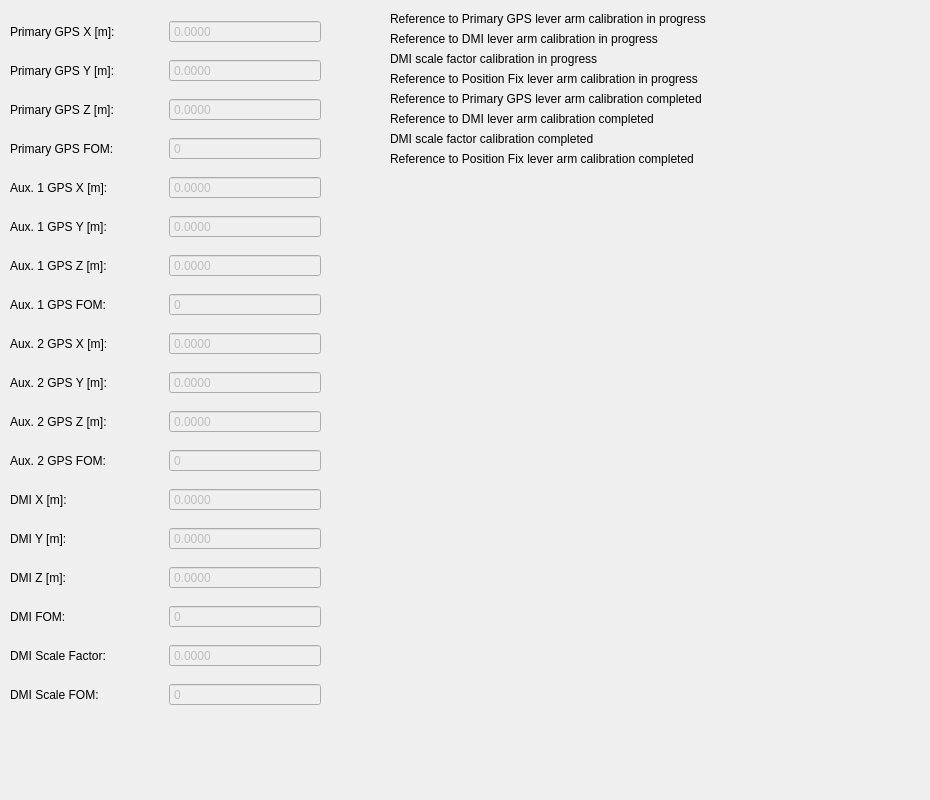
<?xml version="1.0" encoding="UTF-8"?>
<ui version="4.0">
 <class>CalibratedInstallationParamsTab</class>
 <widget class="QWidget" name="CalibratedInstallationParamsTab">
  <property name="geometry">
   <rect>
    <x>0</x>
    <y>0</y>
    <width>930</width>
    <height>800</height>
   </rect>
  </property>
  <property name="windowTitle">
   <string>Form</string>
  </property>
  <widget class="QWidget" name="gridLayoutWidget_2">
   <property name="geometry">
    <rect>
     <x>10</x>
     <y>10</y>
     <width>311</width>
     <height>711</height>
    </rect>
   </property>
   <layout class="QGridLayout" name="calibrationLayout">
    <item row="0" column="0">
     <widget class="QLabel" name="label">
      <property name="text">
       <string>Primary GPS X [m]:</string>
      </property>
     </widget>
    </item>
    <item row="0" column="1">
     <widget class="QDoubleSpinBox" name="primGPSXSpinBox">
      <property name="enabled">
       <bool>false</bool>
      </property>
      <property name="readOnly">
       <bool>true</bool>
      </property>
      <property name="buttonSymbols">
       <enum>QAbstractSpinBox::NoButtons</enum>
      </property>
      <property name="decimals">
       <number>4</number>
      </property>
      <property name="minimum">
       <double>-1000000.000000000000000</double>
      </property>
      <property name="maximum">
       <double>1000000.000000000000000</double>
      </property>
     </widget>
    </item>
    <item row="1" column="0">
     <widget class="QLabel" name="label_2">
      <property name="text">
       <string>Primary GPS Y [m]:</string>
      </property>
     </widget>
    </item>
    <item row="1" column="1">
     <widget class="QDoubleSpinBox" name="primGPSYSpinBox">
      <property name="enabled">
       <bool>false</bool>
      </property>
      <property name="readOnly">
       <bool>true</bool>
      </property>
      <property name="buttonSymbols">
       <enum>QAbstractSpinBox::NoButtons</enum>
      </property>
      <property name="decimals">
       <number>4</number>
      </property>
      <property name="minimum">
       <double>-1000000.000000000000000</double>
      </property>
      <property name="maximum">
       <double>1000000.000000000000000</double>
      </property>
     </widget>
    </item>
    <item row="2" column="0">
     <widget class="QLabel" name="label_3">
      <property name="text">
       <string>Primary GPS Z [m]:</string>
      </property>
     </widget>
    </item>
    <item row="2" column="1">
     <widget class="QDoubleSpinBox" name="primGPSZSpinBox">
      <property name="enabled">
       <bool>false</bool>
      </property>
      <property name="readOnly">
       <bool>true</bool>
      </property>
      <property name="buttonSymbols">
       <enum>QAbstractSpinBox::NoButtons</enum>
      </property>
      <property name="decimals">
       <number>4</number>
      </property>
      <property name="minimum">
       <double>-1000000.000000000000000</double>
      </property>
      <property name="maximum">
       <double>1000000.000000000000000</double>
      </property>
     </widget>
    </item>
    <item row="3" column="0">
     <widget class="QLabel" name="label_4">
      <property name="text">
       <string>Primary GPS FOM:</string>
      </property>
     </widget>
    </item>
    <item row="3" column="1">
     <widget class="QSpinBox" name="primGPSFOMSpinBox">
      <property name="enabled">
       <bool>false</bool>
      </property>
      <property name="readOnly">
       <bool>true</bool>
      </property>
      <property name="buttonSymbols">
       <enum>QAbstractSpinBox::NoButtons</enum>
      </property>
      <property name="minimum">
       <number>-1000000</number>
      </property>
      <property name="maximum">
       <number>1000000</number>
      </property>
     </widget>
    </item>
    <item row="4" column="0">
     <widget class="QLabel" name="label_5">
      <property name="text">
       <string>Aux. 1 GPS X [m]:</string>
      </property>
     </widget>
    </item>
    <item row="5" column="0">
     <widget class="QLabel" name="label_6">
      <property name="text">
       <string>Aux. 1 GPS Y [m]:</string>
      </property>
     </widget>
    </item>
    <item row="6" column="0">
     <widget class="QLabel" name="label_7">
      <property name="text">
       <string>Aux. 1 GPS Z [m]:</string>
      </property>
     </widget>
    </item>
    <item row="7" column="0">
     <widget class="QLabel" name="label_8">
      <property name="text">
       <string>Aux. 1 GPS FOM:</string>
      </property>
     </widget>
    </item>
    <item row="7" column="1">
     <widget class="QSpinBox" name="aux1GPSFOMSpinBox">
      <property name="enabled">
       <bool>false</bool>
      </property>
      <property name="readOnly">
       <bool>true</bool>
      </property>
      <property name="buttonSymbols">
       <enum>QAbstractSpinBox::NoButtons</enum>
      </property>
      <property name="minimum">
       <number>-1000000</number>
      </property>
      <property name="maximum">
       <number>1000000</number>
      </property>
     </widget>
    </item>
    <item row="6" column="1">
     <widget class="QDoubleSpinBox" name="aux1GPSZSpinBox">
      <property name="enabled">
       <bool>false</bool>
      </property>
      <property name="readOnly">
       <bool>true</bool>
      </property>
      <property name="buttonSymbols">
       <enum>QAbstractSpinBox::NoButtons</enum>
      </property>
      <property name="decimals">
       <number>4</number>
      </property>
      <property name="minimum">
       <double>-1000000.000000000000000</double>
      </property>
      <property name="maximum">
       <double>1000000.000000000000000</double>
      </property>
     </widget>
    </item>
    <item row="5" column="1">
     <widget class="QDoubleSpinBox" name="aux1GPSYSpinBox">
      <property name="enabled">
       <bool>false</bool>
      </property>
      <property name="readOnly">
       <bool>true</bool>
      </property>
      <property name="buttonSymbols">
       <enum>QAbstractSpinBox::NoButtons</enum>
      </property>
      <property name="decimals">
       <number>4</number>
      </property>
      <property name="minimum">
       <double>-1000000.000000000000000</double>
      </property>
      <property name="maximum">
       <double>1000000.000000000000000</double>
      </property>
     </widget>
    </item>
    <item row="4" column="1">
     <widget class="QDoubleSpinBox" name="aux1GPSXSpinBox">
      <property name="enabled">
       <bool>false</bool>
      </property>
      <property name="readOnly">
       <bool>true</bool>
      </property>
      <property name="buttonSymbols">
       <enum>QAbstractSpinBox::NoButtons</enum>
      </property>
      <property name="decimals">
       <number>4</number>
      </property>
      <property name="minimum">
       <double>-1000000.000000000000000</double>
      </property>
      <property name="maximum">
       <double>1000000.000000000000000</double>
      </property>
     </widget>
    </item>
    <item row="8" column="0">
     <widget class="QLabel" name="label_9">
      <property name="text">
       <string>Aux. 2 GPS X [m]:</string>
      </property>
     </widget>
    </item>
    <item row="9" column="0">
     <widget class="QLabel" name="label_10">
      <property name="text">
       <string>Aux. 2 GPS Y [m]:</string>
      </property>
     </widget>
    </item>
    <item row="10" column="0">
     <widget class="QLabel" name="label_11">
      <property name="text">
       <string>Aux. 2 GPS Z [m]:</string>
      </property>
     </widget>
    </item>
    <item row="11" column="0">
     <widget class="QLabel" name="label_12">
      <property name="text">
       <string>Aux. 2 GPS FOM:</string>
      </property>
     </widget>
    </item>
    <item row="11" column="1">
     <widget class="QSpinBox" name="aux2GPSFOMSpinBox">
      <property name="enabled">
       <bool>false</bool>
      </property>
      <property name="readOnly">
       <bool>true</bool>
      </property>
      <property name="buttonSymbols">
       <enum>QAbstractSpinBox::NoButtons</enum>
      </property>
      <property name="minimum">
       <number>-1000000</number>
      </property>
      <property name="maximum">
       <number>1000000</number>
      </property>
     </widget>
    </item>
    <item row="10" column="1">
     <widget class="QDoubleSpinBox" name="aux2GPSZSpinBox">
      <property name="enabled">
       <bool>false</bool>
      </property>
      <property name="readOnly">
       <bool>true</bool>
      </property>
      <property name="buttonSymbols">
       <enum>QAbstractSpinBox::NoButtons</enum>
      </property>
      <property name="decimals">
       <number>4</number>
      </property>
      <property name="minimum">
       <double>-1000000.000000000000000</double>
      </property>
      <property name="maximum">
       <double>1000000.000000000000000</double>
      </property>
     </widget>
    </item>
    <item row="9" column="1">
     <widget class="QDoubleSpinBox" name="aux2GPSYSpinBox">
      <property name="enabled">
       <bool>false</bool>
      </property>
      <property name="readOnly">
       <bool>true</bool>
      </property>
      <property name="buttonSymbols">
       <enum>QAbstractSpinBox::NoButtons</enum>
      </property>
      <property name="decimals">
       <number>4</number>
      </property>
      <property name="minimum">
       <double>-1000000.000000000000000</double>
      </property>
      <property name="maximum">
       <double>1000000.000000000000000</double>
      </property>
     </widget>
    </item>
    <item row="8" column="1">
     <widget class="QDoubleSpinBox" name="aux2GPSXSpinBox">
      <property name="enabled">
       <bool>false</bool>
      </property>
      <property name="readOnly">
       <bool>true</bool>
      </property>
      <property name="buttonSymbols">
       <enum>QAbstractSpinBox::NoButtons</enum>
      </property>
      <property name="decimals">
       <number>4</number>
      </property>
      <property name="minimum">
       <double>-1000000.000000000000000</double>
      </property>
      <property name="maximum">
       <double>1000000.000000000000000</double>
      </property>
     </widget>
    </item>
    <item row="12" column="0">
     <widget class="QLabel" name="label_13">
      <property name="text">
       <string>DMI X [m]:</string>
      </property>
     </widget>
    </item>
    <item row="13" column="0">
     <widget class="QLabel" name="label_14">
      <property name="text">
       <string>DMI Y [m]:</string>
      </property>
     </widget>
    </item>
    <item row="15" column="0">
     <widget class="QLabel" name="label_16">
      <property name="text">
       <string>DMI FOM:</string>
      </property>
     </widget>
    </item>
    <item row="15" column="1">
     <widget class="QSpinBox" name="dmiFOMSpinBox">
      <property name="enabled">
       <bool>false</bool>
      </property>
      <property name="readOnly">
       <bool>true</bool>
      </property>
      <property name="buttonSymbols">
       <enum>QAbstractSpinBox::NoButtons</enum>
      </property>
      <property name="minimum">
       <number>-1000000</number>
      </property>
      <property name="maximum">
       <number>1000000</number>
      </property>
     </widget>
    </item>
    <item row="14" column="1">
     <widget class="QDoubleSpinBox" name="dmiZSpinBox">
      <property name="enabled">
       <bool>false</bool>
      </property>
      <property name="readOnly">
       <bool>true</bool>
      </property>
      <property name="buttonSymbols">
       <enum>QAbstractSpinBox::NoButtons</enum>
      </property>
      <property name="decimals">
       <number>4</number>
      </property>
      <property name="minimum">
       <double>-1000000.000000000000000</double>
      </property>
      <property name="maximum">
       <double>1000000.000000000000000</double>
      </property>
     </widget>
    </item>
    <item row="13" column="1">
     <widget class="QDoubleSpinBox" name="dmiYSpinBox">
      <property name="enabled">
       <bool>false</bool>
      </property>
      <property name="readOnly">
       <bool>true</bool>
      </property>
      <property name="buttonSymbols">
       <enum>QAbstractSpinBox::NoButtons</enum>
      </property>
      <property name="decimals">
       <number>4</number>
      </property>
      <property name="minimum">
       <double>-1000000.000000000000000</double>
      </property>
      <property name="maximum">
       <double>1000000.000000000000000</double>
      </property>
     </widget>
    </item>
    <item row="12" column="1">
     <widget class="QDoubleSpinBox" name="dmiXSpinBox">
      <property name="enabled">
       <bool>false</bool>
      </property>
      <property name="readOnly">
       <bool>true</bool>
      </property>
      <property name="buttonSymbols">
       <enum>QAbstractSpinBox::NoButtons</enum>
      </property>
      <property name="decimals">
       <number>4</number>
      </property>
      <property name="minimum">
       <double>-1000000.000000000000000</double>
      </property>
      <property name="maximum">
       <double>1000000.000000000000000</double>
      </property>
     </widget>
    </item>
    <item row="14" column="0">
     <widget class="QLabel" name="label_15">
      <property name="text">
       <string>DMI Z [m]:</string>
      </property>
     </widget>
    </item>
    <item row="16" column="0">
     <widget class="QLabel" name="label_17">
      <property name="text">
       <string>DMI Scale Factor:</string>
      </property>
     </widget>
    </item>
    <item row="17" column="0">
     <widget class="QLabel" name="label_18">
      <property name="text">
       <string>DMI Scale FOM:</string>
      </property>
     </widget>
    </item>
    <item row="17" column="1">
     <widget class="QSpinBox" name="dmiScaleFOMSpinBox">
      <property name="enabled">
       <bool>false</bool>
      </property>
      <property name="readOnly">
       <bool>true</bool>
      </property>
      <property name="buttonSymbols">
       <enum>QAbstractSpinBox::NoButtons</enum>
      </property>
      <property name="minimum">
       <number>-1000000</number>
      </property>
      <property name="maximum">
       <number>1000000</number>
      </property>
     </widget>
    </item>
    <item row="16" column="1">
     <widget class="QDoubleSpinBox" name="dmiScaleSpinBox">
      <property name="enabled">
       <bool>false</bool>
      </property>
      <property name="readOnly">
       <bool>true</bool>
      </property>
      <property name="buttonSymbols">
       <enum>QAbstractSpinBox::NoButtons</enum>
      </property>
      <property name="decimals">
       <number>4</number>
      </property>
      <property name="minimum">
       <double>-1000000.000000000000000</double>
      </property>
      <property name="maximum">
       <double>1000000.000000000000000</double>
      </property>
     </widget>
    </item>
   </layout>
  </widget>
  <widget class="QLabel" name="label_19">
   <property name="geometry">
    <rect>
     <x>390</x>
     <y>10</y>
     <width>391</width>
     <height>17</height>
    </rect>
   </property>
   <property name="text">
    <string>Reference to Primary GPS lever arm calibration in progress</string>
   </property>
  </widget>
  <widget class="Led" name="dmiLeverProgressLed" native="true">
   <property name="enabled">
    <bool>true</bool>
   </property>
   <property name="geometry">
    <rect>
     <x>360</x>
     <y>30</y>
     <width>16</width>
     <height>16</height>
    </rect>
   </property>
  </widget>
  <widget class="QLabel" name="label_20">
   <property name="geometry">
    <rect>
     <x>390</x>
     <y>30</y>
     <width>381</width>
     <height>17</height>
    </rect>
   </property>
   <property name="text">
    <string>Reference to DMI lever arm calibration in progress</string>
   </property>
  </widget>
  <widget class="Led" name="fixLeverCompleteLed" native="true">
   <property name="enabled">
    <bool>true</bool>
   </property>
   <property name="geometry">
    <rect>
     <x>360</x>
     <y>150</y>
     <width>16</width>
     <height>16</height>
    </rect>
   </property>
  </widget>
  <widget class="Led" name="dmiScaleCompleteLed" native="true">
   <property name="enabled">
    <bool>true</bool>
   </property>
   <property name="geometry">
    <rect>
     <x>360</x>
     <y>130</y>
     <width>16</width>
     <height>16</height>
    </rect>
   </property>
  </widget>
  <widget class="Led" name="dmiLeverCompleteLed" native="true">
   <property name="enabled">
    <bool>true</bool>
   </property>
   <property name="geometry">
    <rect>
     <x>360</x>
     <y>110</y>
     <width>16</width>
     <height>16</height>
    </rect>
   </property>
  </widget>
  <widget class="Led" name="primGPSCompleteLed" native="true">
   <property name="enabled">
    <bool>true</bool>
   </property>
   <property name="geometry">
    <rect>
     <x>360</x>
     <y>90</y>
     <width>16</width>
     <height>16</height>
    </rect>
   </property>
  </widget>
  <widget class="Led" name="fixLeverProgressLed" native="true">
   <property name="enabled">
    <bool>true</bool>
   </property>
   <property name="geometry">
    <rect>
     <x>360</x>
     <y>70</y>
     <width>16</width>
     <height>16</height>
    </rect>
   </property>
  </widget>
  <widget class="Led" name="dmiScaleProgressLed" native="true">
   <property name="enabled">
    <bool>true</bool>
   </property>
   <property name="geometry">
    <rect>
     <x>360</x>
     <y>50</y>
     <width>16</width>
     <height>16</height>
    </rect>
   </property>
  </widget>
  <widget class="QLabel" name="label_21">
   <property name="geometry">
    <rect>
     <x>390</x>
     <y>50</y>
     <width>341</width>
     <height>17</height>
    </rect>
   </property>
   <property name="text">
    <string>DMI scale factor calibration in progress</string>
   </property>
  </widget>
  <widget class="QLabel" name="label_22">
   <property name="geometry">
    <rect>
     <x>390</x>
     <y>70</y>
     <width>401</width>
     <height>17</height>
    </rect>
   </property>
   <property name="text">
    <string>Reference to Position Fix lever arm calibration in progress</string>
   </property>
  </widget>
  <widget class="Led" name="primGPSProgressLed" native="true">
   <property name="enabled">
    <bool>true</bool>
   </property>
   <property name="geometry">
    <rect>
     <x>360</x>
     <y>10</y>
     <width>16</width>
     <height>16</height>
    </rect>
   </property>
  </widget>
  <widget class="QLabel" name="label_23">
   <property name="geometry">
    <rect>
     <x>390</x>
     <y>90</y>
     <width>421</width>
     <height>17</height>
    </rect>
   </property>
   <property name="text">
    <string>Reference to Primary GPS lever arm calibration completed</string>
   </property>
  </widget>
  <widget class="QLabel" name="label_24">
   <property name="geometry">
    <rect>
     <x>390</x>
     <y>110</y>
     <width>381</width>
     <height>17</height>
    </rect>
   </property>
   <property name="text">
    <string>Reference to DMI lever arm calibration completed</string>
   </property>
  </widget>
  <widget class="QLabel" name="label_25">
   <property name="geometry">
    <rect>
     <x>390</x>
     <y>130</y>
     <width>351</width>
     <height>17</height>
    </rect>
   </property>
   <property name="text">
    <string>DMI scale factor calibration completed</string>
   </property>
  </widget>
  <widget class="QLabel" name="label_26">
   <property name="geometry">
    <rect>
     <x>390</x>
     <y>150</y>
     <width>401</width>
     <height>17</height>
    </rect>
   </property>
   <property name="text">
    <string>Reference to Position Fix lever arm calibration completed</string>
   </property>
  </widget>
 </widget>
 <customwidgets>
  <customwidget>
   <class>Led</class>
   <extends>QWidget</extends>
   <header>visualization/Led.h</header>
   <container>1</container>
  </customwidget>
 </customwidgets>
 <resources/>
 <connections/>
</ui>
